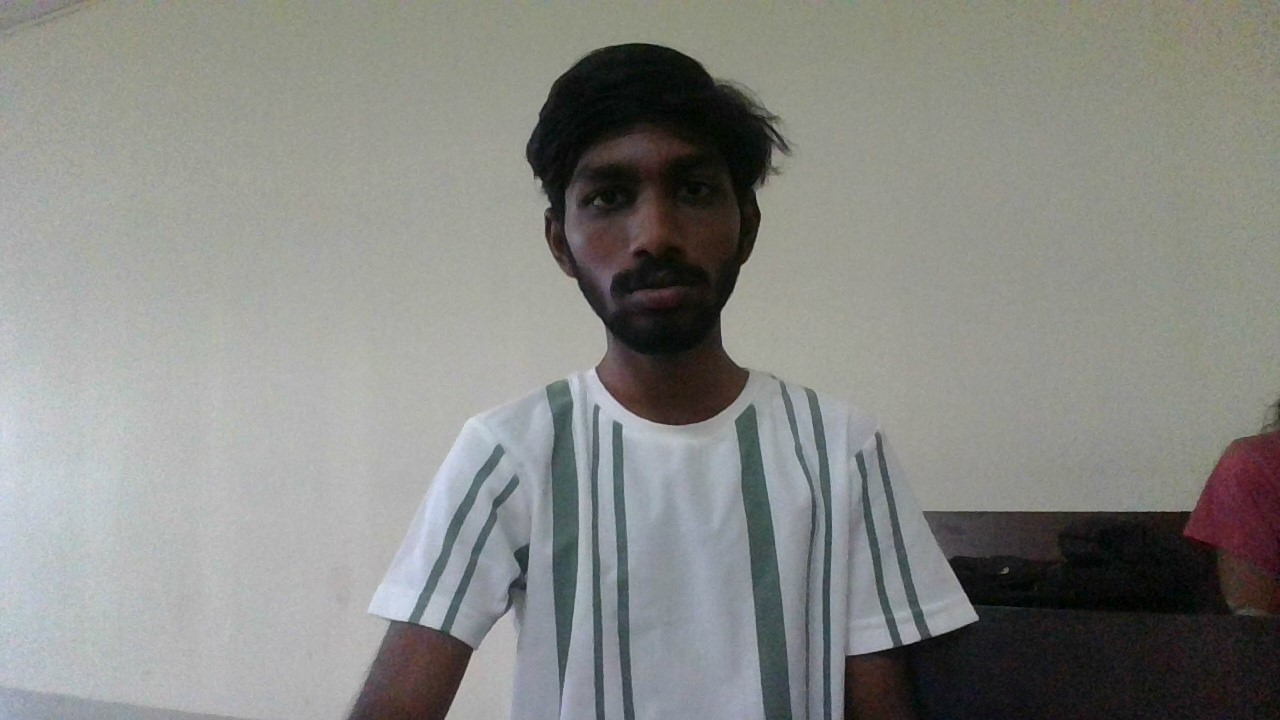
#> input picture Computer_Vision/person.jpg, 1280 x 720 px
$ python -i 2.py   (imports and definitions only)
#> lines starting #> are read from the running program, lines starting #| are printed output that depends on the picture; after the words box and inside, x2 and y2 are one past the last pixel; in counts of white or black regions, pixels touching at a corner belong together
#> further down, picture is the input picture: shape (720, 1280, 3); mean B, G, R 132.6, 136.4, 135.4
import cv2
import sys
import threading
import numpy as np
from tkinter import filedialog
from rembg import remove

try:
    import tkinter as tk
    from tkinter import Button, Label
    from PIL import Image, ImageTk
except ModuleNotFoundError as e:
    print("Required module not found:", e)
    print("Ensure you have Tkinter and Pillow installed.")
    raise

# Initialize the camera
# [1 line not run here, left out]
selected_outfit = None
outfit_img = None

# [3 lines not run here, left out]

# [32 lines left out: functions select_outfit, remove_background, upload_outfit, not called in this run]

def detect_body_contour(frame):
    gray = cv2.cvtColor(frame, cv2.COLOR_BGR2GRAY)
    blurred = cv2.GaussianBlur(gray, (5, 5), 0)
    edges = cv2.Canny(blurred, 50, 150)
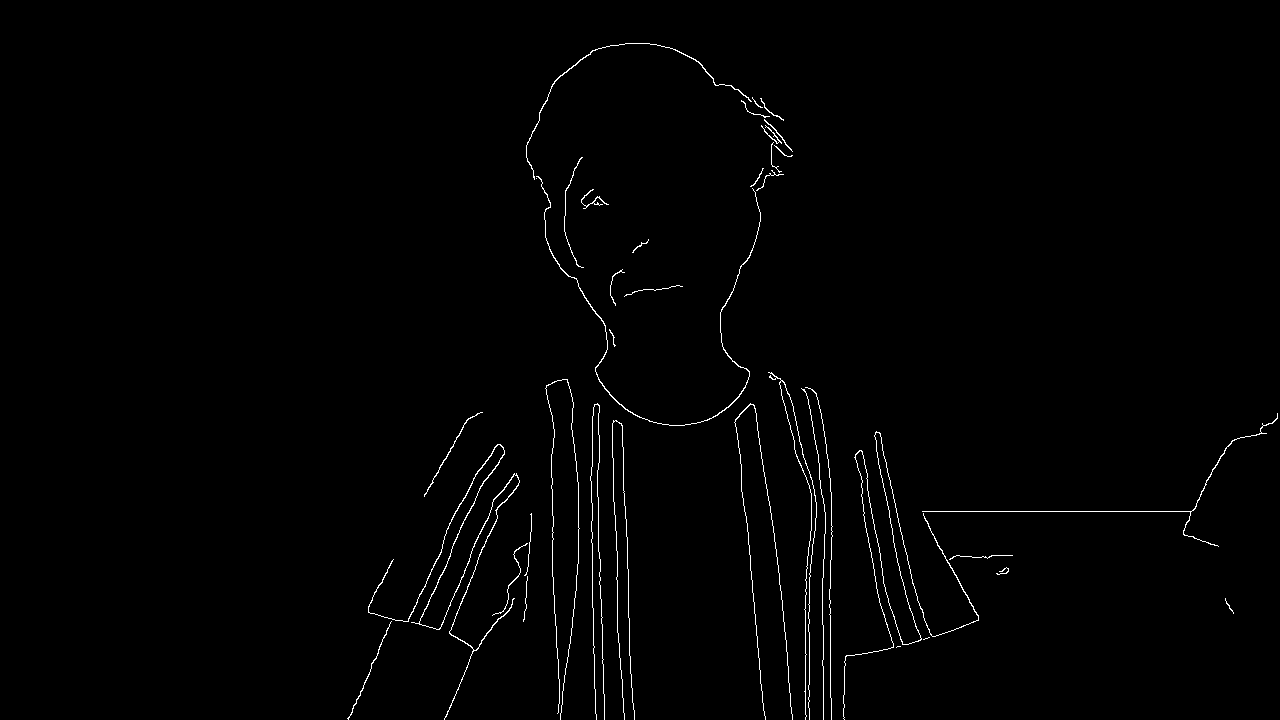
#> edges: shape (720, 1280); 1% white in thin lines or dots, all inside (x1, y1, x2, y2) = (347, 43, 1278, 720)
    contours, _ = cv2.findContours(edges, cv2.RETR_EXTERNAL, cv2.CHAIN_APPROX_SIMPLE)
#> contours = 38 contours, 26 with area under 20; largest, box (x1, y1, x2, y2) and area: (368, 444, 520, 720) 320, (536, 176, 761, 426) 177, (526, 43, 752, 180) 102, (843, 431, 979, 720) 82, (922, 413, 1278, 547) 60

    if contours:
        largest_contour = max(contours, key=cv2.contourArea)
#> largest_contour = contour of 1321 points, box (x1, y1, x2, y2) (368, 444, 520, 720), area 320
        x, y, w, h = cv2.boundingRect(largest_contour)
#> x = 368; y = 444; w = 152; h = 276
        return x, y, w, h
    return None

# [34 lines left out: functions overlay_outfit, update_camera, not called in this run]

# Setup Tkinter window
# [3 lines not run here, left out]

# Camera display label
# [1 line that did not run here, left out]
# [1 line not run here, left out]

# Outfit selection buttons
# [1 line that did not run here, left out]
# [1 line not run here, left out]

# [1 line that did not run here, left out]
# [1 line not run here, left out]

# [1 line that did not run here, left out]
# [1 line not run here, left out]

# [1 line that did not run here, left out]
# [1 line not run here, left out]

# [1 line that did not run here, left out]
# [11 lines not run here, left out]

>>> import cv2
>>> picture = cv2.imread('person.jpg')
>>> result = detect_body_contour(picture)
#> result = (368, 444, 152, 276)
